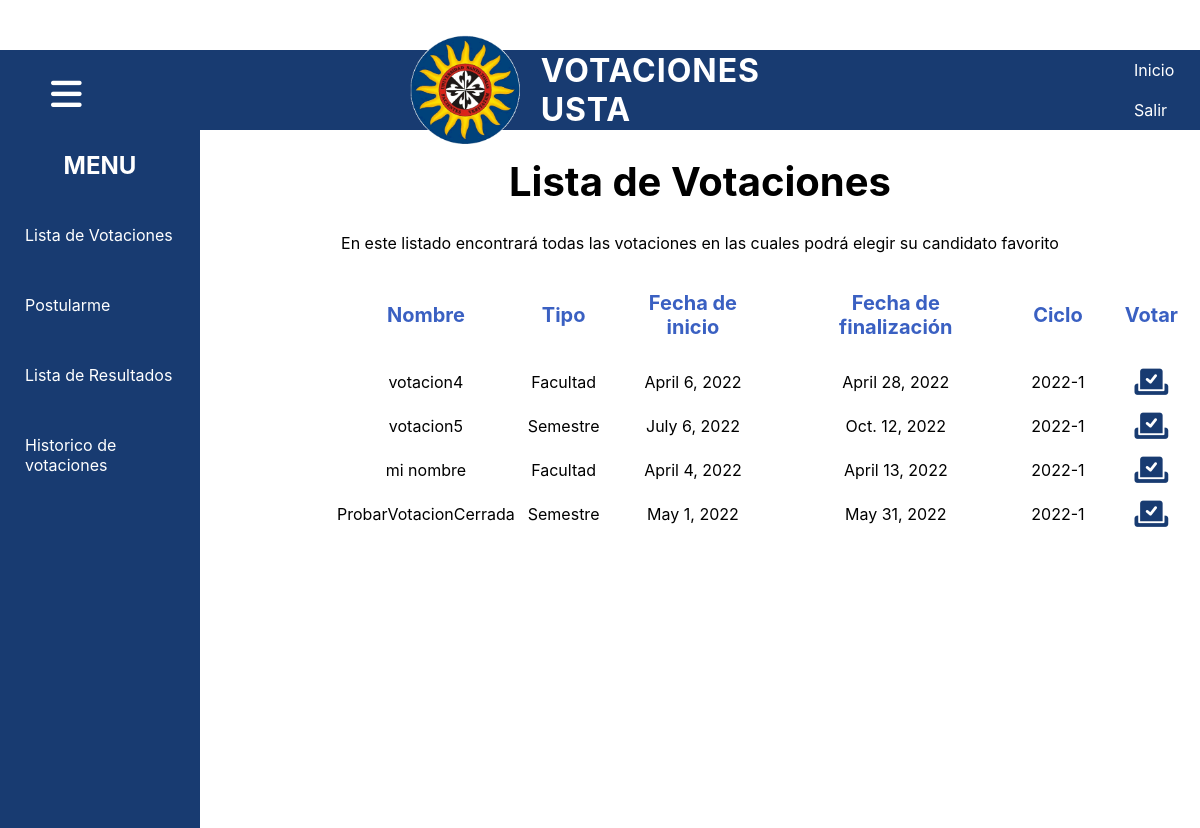
Screenshot of /listaVotacionesEstudiantes/ (signed in) with the database file from the repository.
### app/models.py (models this page shows, shortened)
class Votacion (models.Model):
    nombre= models.CharField(max_length=45, null=False)
    tipo= models.ForeignKey(
        TipoVotacion,
        related_name='tipos_votaciones',
        on_delete=models.PROTECT
    )
    estado= models.ForeignKey(
        EstadoVotacion,
        related_name='estado_votaciones',
        on_delete=models.PROTECT
    )
    facultad= models.ForeignKey(
        Facultad,
        related_name='facultad_votaciones',
        null=False,
        on_delete=models.PROTECT
    )
    fechaInicio=models.DateField(auto_now=False, auto_now_add=False, null=True)
    fechaFinal=models.DateField(auto_now=False, auto_now_add=False,null=True)
    class Meta:
        app_label= 'app'

### app/views.py (the view)
# urls.py: path('listaVotacionesEstudiantes/',views.listaVotacionesEstudiantes, name='listaVotacionesEstudiantes'),
@login_required
def listaVotacionesEstudiantes(request):
        id_usuario=request.user.id
        facultad_estudiante=Estudiante.objects.get(user_id=id_usuario)
        v=Votacion.objects.filter(Q(facultad_id=facultad_estudiante.facultad_id) & Q(estado_id=2))
        i = Voto.objects.filter(Q(votante_id=facultad_estudiante.id))
        if not i:
            i = 1
        else:
            i = 2
        contexto={
            'votaciones':v,
            'voto':i,
        }
        return render (request, 'app/listaVotacionesEstudiantes.html',contexto)

### app/templates/app/listaVotacionesEstudiantes.html (shortened to what this page needs)
{% extends "app/headerEstudiante.html" %}
{% load static %}
{% block css%}
<link rel="stylesheet" href="{% static 'app/css/listaVotaciones.css' %}" />
{% endblock%}
{% block contenido%}
        <div class="contenido">
             <h1>Lista de Votaciones</h1>
             <p>En este listado encontrará todas las votaciones en las cuales podrá elegir su candidato favorito</p>
             <div class="tabla">
                <table>
                    <tr class="TitulosTabla">
                        <td>Nombre</td>
                        <td>Tipo</td>
                        <td>Fecha de inicio</td>
                        <td>Fecha de finalización</td>
                        <td>Ciclo</td>
                        <td>Votar</td>
                    </tr>
                    {%for v in votaciones %}
                    <tr class="ContenidoTabla">
                        <td>{{v.nombre}}</td>
                        {%if v.tipo_id is 1%}
                        <td>Semestre</td>
                        {%else%}
                        <td>Facultad</td>
                        {%endif%}
                        <td>{{v.fechaInicio}}</td>
                        <td>{{v.fechaFinal}}</td>
                        <td>2022-1</td>
                        <td>
                            <form action="{% url 'app:votarCandidatoPost' v.id %}">
                                <button class="ojo">
                                    <i class="fa-solid fa-check-to-slot"></i>
                                </button>
                            </form>
                        </td>
                    </tr>
                    {%endfor%}
                </table>
             </div>
        </div>
    </div>
{% endblock%}

### app/static/app/css/headerEstudiante.css (style rules this page uses)
body { font-family: -apple-system, BlinkMacSystemFont, 'Segoe UI', Roboto, Oxygen, Ubuntu, Cantarell, 'Open Sans', 'Helvetica Neue', sans-serif, Arial, Helvetica, sans-serif; margin: 0; }
.contenedor i { color: #ffffff; margin-left: 128px; size: 300px; }

### app/static/app/css/listaVotaciones.css (style rules this page uses)
body { position: fixed; }
.contenido h1 { text-align: center; font-size: 40px; }
.contenido p { text-align: center; }
.contenido table { text-align: center; margin-left: 130px; margin-top: -10px; }
.TitulosTabla { text-align: center; padding: 60px; }
.TitulosTabla td { padding: 20px; padding-top: 30px; font-weight: bold; font-size: 20px; color: #3A60C2; }
.ContenidoTabla td { padding: 5px; }
.contenido td button i { color: #183B71; margin: auto; font-size: 30px; }
.contenido button { border: none; background: transparent; cursor: pointer; }
.contenido button i { color: #155282; font-size: 20px; margin: auto; }

### rows the page displays
Votacion: nombre "votacion4", shows "Facultad", fechaInicio "April 6, 2022", fechaFinal "April 28, 2022"
Votacion: nombre "votacion5", shows "Semestre", fechaInicio "July 6, 2022", fechaFinal "Oct. 12, 2022"
Votacion: nombre "mi nombre", shows "Facultad", fechaInicio "April 4, 2022", fechaFinal "April 13, 2022"
Votacion: nombre "ProbarVotacionCerrada", shows "Semestre", fechaInicio "May 1, 2022", fechaFinal "May 31, 2022"
